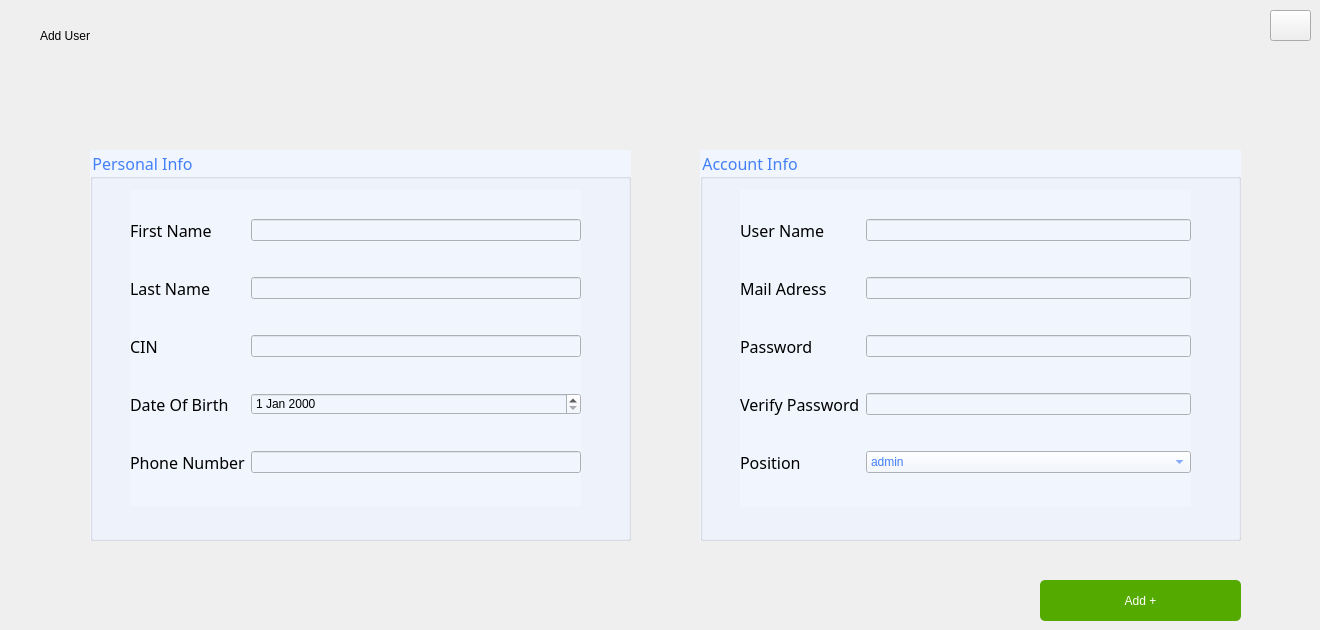
      <widget class="QWidget" name="page_6">
       <widget class="QGroupBox" name="groupBox_6">
        <property name="geometry">
         <rect>
          <x>90</x>
          <y>150</y>
          <width>541</width>
          <height>391</height>
         </rect>
        </property>
        <property name="font">
         <font>
          <family>Italic Outline Art</family>
          <pointsize>12</pointsize>
          <weight>50</weight>
          <italic>false</italic>
          <bold>false</bold>
         </font>
        </property>
        <property name="styleSheet">
         <string notr="true">color:#437FF7;
background-color:#F1F6FE;

font: 12pt &quot;Italic Outline Art&quot; ;</string>
        </property>
        <property name="title">
         <string>Personal Info</string>
        </property>
        <widget class="QWidget" name="gridLayoutWidget_5">
         <property name="geometry">
          <rect>
           <x>40</x>
           <y>40</y>
           <width>451</width>
           <height>316</height>
          </rect>
         </property>
         <layout class="QGridLayout" name="gridLayout_5">
          <item row="4" column="0">
           <widget class="QLabel" name="label_56">
            <property name="font">
             <font>
              <family>Italic Outline Art</family>
              <pointsize>12</pointsize>
              <weight>50</weight>
              <italic>false</italic>
              <bold>false</bold>
             </font>
            </property>
            <property name="styleSheet">
             <string notr="true">color:black;</string>
            </property>
            <property name="text">
             <string>Phone Number</string>
            </property>
           </widget>
          </item>
          <item row="1" column="0">
           <widget class="QLabel" name="label_57">
            <property name="font">
             <font>
              <family>Italic Outline Art</family>
              <pointsize>12</pointsize>
              <weight>50</weight>
              <italic>false</italic>
              <bold>false</bold>
             </font>
            </property>
            <property name="styleSheet">
             <string notr="true">color:black;</string>
            </property>
            <property name="text">
             <string>Last Name</string>
            </property>
           </widget>
          </item>
          <item row="1" column="1">
           <widget class="QLineEdit" name="pren"/>
          </item>
          <item row="3" column="0">
           <widget class="QLabel" name="label_58">
            <property name="font">
             <font>
              <family>Italic Outline Art</family>
              <pointsize>12</pointsize>
              <weight>50</weight>
              <italic>false</italic>
              <bold>false</bold>
             </font>
            </property>
            <property name="styleSheet">
             <string notr="true">color:black;</string>
            </property>
            <property name="text">
             <string>Date Of Birth</string>
            </property>
           </widget>
          </item>
          <item row="2" column="1">
           <widget class="QLineEdit" name="cin">
            <property name="palette">
             <palette>
              <active>
               <colorrole role="WindowText">
                <brush brushstyle="SolidPattern">
                 <color alpha="255">
                  <red>67</red>
                  <green>127</green>
                  <blue>247</blue>
                 </color>
                </brush>
               </colorrole>
               <colorrole role="Button">
                <brush brushstyle="SolidPattern">
                 <color alpha="255">
                  <red>241</red>
                  <green>246</green>
                  <blue>254</blue>
                 </color>
                </brush>
               </colorrole>
               <colorrole role="Text">
                <brush brushstyle="SolidPattern">
                 <color alpha="255">
                  <red>67</red>
                  <green>127</green>
                  <blue>247</blue>
                 </color>
                </brush>
               </colorrole>
               <colorrole role="ButtonText">
                <brush brushstyle="SolidPattern">
                 <color alpha="255">
                  <red>67</red>
                  <green>127</green>
                  <blue>247</blue>
                 </color>
                </brush>
               </colorrole>
               <colorrole role="Base">
                <brush brushstyle="SolidPattern">
                 <color alpha="255">
                  <red>241</red>
                  <green>246</green>
                  <blue>254</blue>
                 </color>
                </brush>
               </colorrole>
               <colorrole role="Window">
                <brush brushstyle="SolidPattern">
                 <color alpha="255">
                  <red>241</red>
                  <green>246</green>
                  <blue>254</blue>
                 </color>
                </brush>
               </colorrole>
               <colorrole role="PlaceholderText">
                <brush brushstyle="NoBrush">
                 <color alpha="128">
                  <red>67</red>
                  <green>127</green>
                  <blue>247</blue>
                 </color>
                </brush>
               </colorrole>
              </active>
              <inactive>
               <colorrole role="WindowText">
                <brush brushstyle="SolidPattern">
                 <color alpha="255">
                  <red>67</red>
                  <green>127</green>
                  <blue>247</blue>
                 </color>
                </brush>
               </colorrole>
               <colorrole role="Button">
                <brush brushstyle="SolidPattern">
                 <color alpha="255">
                  <red>241</red>
                  <green>246</green>
                  <blue>254</blue>
                 </color>
                </brush>
               </colorrole>
               <colorrole role="Text">
                <brush brushstyle="SolidPattern">
                 <color alpha="255">
                  <red>67</red>
                  <green>127</green>
                  <blue>247</blue>
                 </color>
                </brush>
               </colorrole>
               <colorrole role="ButtonText">
                <brush brushstyle="SolidPattern">
                 <color alpha="255">
                  <red>67</red>
                  <green>127</green>
                  <blue>247</blue>
                 </color>
                </brush>
               </colorrole>
               <colorrole role="Base">
                <brush brushstyle="SolidPattern">
                 <color alpha="255">
                  <red>241</red>
                  <green>246</green>
                  <blue>254</blue>
                 </color>
                </brush>
               </colorrole>
               <colorrole role="Window">
                <brush brushstyle="SolidPattern">
                 <color alpha="255">
                  <red>241</red>
                  <green>246</green>
                  <blue>254</blue>
                 </color>
                </brush>
               </colorrole>
               <colorrole role="PlaceholderText">
                <brush brushstyle="NoBrush">
                 <color alpha="128">
                  <red>67</red>
                  <green>127</green>
                  <blue>247</blue>
                 </color>
                </brush>
               </colorrole>
              </inactive>
              <disabled>
               <colorrole role="WindowText">
                <brush brushstyle="SolidPattern">
                 <color alpha="255">
                  <red>67</red>
                  <green>127</green>
                  <blue>247</blue>
                 </color>
                </brush>
               </colorrole>
               <colorrole role="Button">
                <brush brushstyle="SolidPattern">
                 <color alpha="255">
                  <red>241</red>
                  <green>246</green>
                  <blue>254</blue>
                 </color>
                </brush>
               </colorrole>
               <colorrole role="Text">
                <brush brushstyle="SolidPattern">
                 <color alpha="255">
                  <red>67</red>
                  <green>127</green>
                  <blue>247</blue>
                 </color>
                </brush>
               </colorrole>
               <colorrole role="ButtonText">
                <brush brushstyle="SolidPattern">
                 <color alpha="255">
                  <red>67</red>
                  <green>127</green>
                  <blue>247</blue>
                 </color>
                </brush>
               </colorrole>
               <colorrole role="Base">
                <brush brushstyle="SolidPattern">
                 <color alpha="255">
                  <red>241</red>
                  <green>246</green>
                  <blue>254</blue>
                 </color>
                </brush>
               </colorrole>
               <colorrole role="Window">
                <brush brushstyle="SolidPattern">
                 <color alpha="255">
                  <red>241</red>
                  <green>246</green>
                  <blue>254</blue>
                 </color>
                </brush>
               </colorrole>
               <colorrole role="PlaceholderText">
                <brush brushstyle="NoBrush">
                 <color alpha="128">
                  <red>67</red>
                  <green>127</green>
                  <blue>247</blue>
                 </color>
                </brush>
               </colorrole>
              </disabled>
             </palette>
            </property>
            <property name="inputMask">
             <string/>
            </property>
            <property name="text">
             <string/>
            </property>
            <property name="maxLength">
             <number>8</number>
            </property>
           </widget>
          </item>
          <item row="2" column="0">
           <widget class="QLabel" name="label_59">
            <property name="font">
             <font>
              <family>Italic Outline Art</family>
              <pointsize>12</pointsize>
              <weight>50</weight>
              <italic>false</italic>
              <bold>false</bold>
             </font>
            </property>
            <property name="styleSheet">
             <string notr="true">color:black;
</string>
            </property>
            <property name="text">
             <string>CIN</string>
            </property>
           </widget>
          </item>
          <item row="0" column="0">
           <widget class="QLabel" name="label_60">
            <property name="font">
             <font>
              <family>Italic Outline Art</family>
              <pointsize>12</pointsize>
              <weight>50</weight>
              <italic>false</italic>
              <bold>false</bold>
             </font>
            </property>
            <property name="styleSheet">
             <string notr="true">color:black;</string>
            </property>
            <property name="text">
             <string>First Name</string>
            </property>
           </widget>
          </item>
          <item row="0" column="1">
           <widget class="QLineEdit" name="name">
            <property name="palette">
             <palette>
              <active>
               <colorrole role="WindowText">
                <brush brushstyle="SolidPattern">
                 <color alpha="255">
                  <red>67</red>
                  <green>127</green>
                  <blue>247</blue>
                 </color>
                </brush>
               </colorrole>
               <colorrole role="Button">
                <brush brushstyle="SolidPattern">
                 <color alpha="255">
                  <red>241</red>
                  <green>246</green>
                  <blue>254</blue>
                 </color>
                </brush>
               </colorrole>
               <colorrole role="Text">
                <brush brushstyle="SolidPattern">
                 <color alpha="255">
                  <red>67</red>
                  <green>127</green>
                  <blue>247</blue>
                 </color>
                </brush>
               </colorrole>
               <colorrole role="ButtonText">
                <brush brushstyle="SolidPattern">
                 <color alpha="255">
                  <red>67</red>
                  <green>127</green>
                  <blue>247</blue>
                 </color>
                </brush>
               </colorrole>
               <colorrole role="Base">
                <brush brushstyle="SolidPattern">
                 <color alpha="255">
                  <red>241</red>
                  <green>246</green>
                  <blue>254</blue>
                 </color>
                </brush>
               </colorrole>
               <colorrole role="Window">
                <brush brushstyle="SolidPattern">
                 <color alpha="255">
                  <red>241</red>
                  <green>246</green>
                  <blue>254</blue>
                 </color>
                </brush>
               </colorrole>
               <colorrole role="PlaceholderText">
                <brush brushstyle="NoBrush">
                 <color alpha="128">
                  <red>67</red>
                  <green>127</green>
                  <blue>247</blue>
                 </color>
                </brush>
               </colorrole>
              </active>
              <inactive>
               <colorrole role="WindowText">
                <brush brushstyle="SolidPattern">
                 <color alpha="255">
                  <red>67</red>
                  <green>127</green>
                  <blue>247</blue>
                 </color>
                </brush>
               </colorrole>
               <colorrole role="Button">
                <brush brushstyle="SolidPattern">
                 <color alpha="255">
                  <red>241</red>
                  <green>246</green>
                  <blue>254</blue>
                 </color>
                </brush>
               </colorrole>
               <colorrole role="Text">
                <brush brushstyle="SolidPattern">
                 <color alpha="255">
                  <red>67</red>
                  <green>127</green>
                  <blue>247</blue>
                 </color>
                </brush>
               </colorrole>
               <colorrole role="ButtonText">
                <brush brushstyle="SolidPattern">
                 <color alpha="255">
                  <red>67</red>
                  <green>127</green>
                  <blue>247</blue>
                 </color>
                </brush>
               </colorrole>
               <colorrole role="Base">
                <brush brushstyle="SolidPattern">
                 <color alpha="255">
                  <red>241</red>
                  <green>246</green>
                  <blue>254</blue>
                 </color>
                </brush>
               </colorrole>
               <colorrole role="Window">
                <brush brushstyle="SolidPattern">
                 <color alpha="255">
                  <red>241</red>
                  <green>246</green>
                  <blue>254</blue>
                 </color>
                </brush>
               </colorrole>
               <colorrole role="PlaceholderText">
                <brush brushstyle="NoBrush">
                 <color alpha="128">
                  <red>67</red>
                  <green>127</green>
                  <blue>247</blue>
                 </color>
                </brush>
               </colorrole>
              </inactive>
              <disabled>
               <colorrole role="WindowText">
                <brush brushstyle="SolidPattern">
                 <color alpha="255">
                  <red>67</red>
                  <green>127</green>
                  <blue>247</blue>
                 </color>
                </brush>
               </colorrole>
               <colorrole role="Button">
                <brush brushstyle="SolidPattern">
                 <color alpha="255">
                  <red>241</red>
                  <green>246</green>
                  <blue>254</blue>
                 </color>
                </brush>
               </colorrole>
               <colorrole role="Text">
                <brush brushstyle="SolidPattern">
                 <color alpha="255">
                  <red>67</red>
                  <green>127</green>
                  <blue>247</blue>
                 </color>
                </brush>
               </colorrole>
               <colorrole role="ButtonText">
                <brush brushstyle="SolidPattern">
                 <color alpha="255">
                  <red>67</red>
                  <green>127</green>
                  <blue>247</blue>
                 </color>
                </brush>
               </colorrole>
               <colorrole role="Base">
                <brush brushstyle="SolidPattern">
                 <color alpha="255">
                  <red>241</red>
                  <green>246</green>
                  <blue>254</blue>
                 </color>
                </brush>
               </colorrole>
               <colorrole role="Window">
                <brush brushstyle="SolidPattern">
                 <color alpha="255">
                  <red>241</red>
                  <green>246</green>
                  <blue>254</blue>
                 </color>
                </brush>
               </colorrole>
               <colorrole role="PlaceholderText">
                <brush brushstyle="NoBrush">
                 <color alpha="128">
                  <red>67</red>
                  <green>127</green>
                  <blue>247</blue>
                 </color>
                </brush>
               </colorrole>
              </disabled>
             </palette>
            </property>
           </widget>
          </item>
          <item row="3" column="1">
           <widget class="QDateEdit" name="birth">
            <property name="styleSheet">
             <string notr="true">color:black;</string>
            </property>
           </widget>
          </item>
          <item row="4" column="1">
           <widget class="QLineEdit" name="phone"/>
          </item>
         </layout>
        </widget>
       </widget>
       <widget class="QGroupBox" name="groupBox_7">
        <property name="geometry">
         <rect>
          <x>700</x>
          <y>150</y>
          <width>541</width>
          <height>391</height>
         </rect>
        </property>
        <property name="font">
         <font>
          <family>Italic Outline Art</family>
          <pointsize>12</pointsize>
          <weight>50</weight>
          <italic>false</italic>
          <bold>false</bold>
         </font>
        </property>
        <property name="styleSheet">
         <string notr="true">color:#437FF7;
background-color:#F1F6FE;

font: 12pt &quot;Italic Outline Art&quot; ;</string>
        </property>
        <property name="title">
         <string>Account Info</string>
        </property>
        <widget class="QWidget" name="gridLayoutWidget_6">
         <property name="geometry">
          <rect>
           <x>40</x>
           <y>40</y>
           <width>451</width>
           <height>317</height>
          </rect>
         </property>
         <layout class="QGridLayout" name="gridLayout_6">
          <item row="0" column="0">
           <widget class="QLabel" name="label_61">
            <property name="font">
             <font>
              <family>Italic Outline Art</family>
              <pointsize>12</pointsize>
              <weight>50</weight>
              <italic>false</italic>
              <bold>false</bold>
             </font>
            </property>
            <property name="styleSheet">
             <string notr="true">color: black;</string>
            </property>
            <property name="text">
             <string>User Name</string>
            </property>
           </widget>
          </item>
          <item row="3" column="0">
           <widget class="QLabel" name="label_62">
            <property name="font">
             <font>
              <family>Italic Outline Art</family>
              <pointsize>12</pointsize>
              <weight>50</weight>
              <italic>false</italic>
              <bold>false</bold>
             </font>
            </property>
            <property name="styleSheet">
             <string notr="true">color:black;
</string>
            </property>
            <property name="text">
             <string>Verify Password</string>
            </property>
           </widget>
          </item>
          <item row="4" column="0">
           <widget class="QLabel" name="label_63">
            <property name="font">
             <font>
              <family>Italic Outline Art</family>
              <pointsize>12</pointsize>
              <weight>50</weight>
              <italic>false</italic>
              <bold>false</bold>
             </font>
            </property>
            <property name="styleSheet">
             <string notr="true">color: black;</string>
            </property>
            <property name="text">
             <string>Position</string>
            </property>
           </widget>
          </item>
          <item row="2" column="0">
           <widget class="QLabel" name="label_64">
            <property name="font">
             <font>
              <family>Italic Outline Art</family>
              <pointsize>12</pointsize>
              <weight>50</weight>
              <italic>false</italic>
              <bold>false</bold>
             </font>
            </property>
            <property name="styleSheet">
             <string notr="true">color:black;</string>
            </property>
            <property name="text">
             <string>Password</string>
            </property>
           </widget>
          </item>
          <item row="1" column="1">
           <widget class="QLineEdit" name="mail">
            <property name="palette">
             <palette>
              <active>
               <colorrole role="WindowText">
                <brush brushstyle="SolidPattern">
                 <color alpha="255">
                  <red>67</red>
                  <green>127</green>
                  <blue>247</blue>
                 </color>
                </brush>
               </colorrole>
               <colorrole role="Button">
                <brush brushstyle="SolidPattern">
                 <color alpha="255">
                  <red>241</red>
                  <green>246</green>
                  <blue>254</blue>
                 </color>
                </brush>
               </colorrole>
               <colorrole role="Text">
                <brush brushstyle="SolidPattern">
                 <color alpha="255">
                  <red>67</red>
                  <green>127</green>
                  <blue>247</blue>
                 </color>
                </brush>
               </colorrole>
               <colorrole role="ButtonText">
                <brush brushstyle="SolidPattern">
                 <color alpha="255">
                  <red>67</red>
                  <green>127</green>
                  <blue>247</blue>
                 </color>
                </brush>
               </colorrole>
               <colorrole role="Base">
                <brush brushstyle="SolidPattern">
                 <color alpha="255">
                  <red>241</red>
                  <green>246</green>
                  <blue>254</blue>
                 </color>
                </brush>
               </colorrole>
               <colorrole role="Window">
                <brush brushstyle="SolidPattern">
                 <color alpha="255">
                  <red>241</red>
                  <green>246</green>
                  <blue>254</blue>
                 </color>
                </brush>
               </colorrole>
               <colorrole role="PlaceholderText">
                <brush brushstyle="NoBrush">
                 <color alpha="128">
                  <red>67</red>
                  <green>127</green>
                  <blue>247</blue>
                 </color>
                </brush>
               </colorrole>
              </active>
              <inactive>
               <colorrole role="WindowText">
                <brush brushstyle="SolidPattern">
                 <color alpha="255">
                  <red>67</red>
                  <green>127</green>
                  <blue>247</blue>
                 </color>
                </brush>
               </colorrole>
               <colorrole role="Button">
                <brush brushstyle="SolidPattern">
                 <color alpha="255">
                  <red>241</red>
                  <green>246</green>
                  <blue>254</blue>
                 </color>
                </brush>
               </colorrole>
               <colorrole role="Text">
                <brush brushstyle="SolidPattern">
                 <color alpha="255">
                  <red>67</red>
                  <green>127</green>
                  <blue>247</blue>
                 </color>
                </brush>
               </colorrole>
               <colorrole role="ButtonText">
                <brush brushstyle="SolidPattern">
                 <color alpha="255">
                  <red>67</red>
                  <green>127</green>
                  <blue>247</blue>
                 </color>
                </brush>
               </colorrole>
               <colorrole role="Base">
                <brush brushstyle="SolidPattern">
                 <color alpha="255">
                  <red>241</red>
                  <green>246</green>
                  <blue>254</blue>
                 </color>
                </brush>
               </colorrole>
               <colorrole role="Window">
                <brush brushstyle="SolidPattern">
                 <color alpha="255">
                  <red>241</red>
                  <green>246</green>
                  <blue>254</blue>
                 </color>
                </brush>
               </colorrole>
               <colorrole role="PlaceholderText">
                <brush brushstyle="NoBrush">
                 <color alpha="128">
                  <red>67</red>
                  <green>127</green>
                  <blue>247</blue>
                 </color>
                </brush>
               </colorrole>
              </inactive>
              <disabled>
               <colorrole role="WindowText">
                <brush brushstyle="SolidPattern">
                 <color alpha="255">
                  <red>67</red>
                  <green>127</green>
                  <blue>247</blue>
                 </color>
                </brush>
               </colorrole>
               <colorrole role="Button">
                <brush brushstyle="SolidPattern">
                 <color alpha="255">
                  <red>241</red>
                  <green>246</green>
                  <blue>254</blue>
                 </color>
                </brush>
               </colorrole>
               <colorrole role="Text">
                <brush brushstyle="SolidPattern">
                 <color alpha="255">
                  <red>67</red>
                  <green>127</green>
                  <blue>247</blue>
                 </color>
                </brush>
               </colorrole>
               <colorrole role="ButtonText">
                <brush brushstyle="SolidPattern">
                 <color alpha="255">
                  <red>67</red>
                  <green>127</green>
                  <blue>247</blue>
                 </color>
                </brush>
               </colorrole>
               <colorrole role="Base">
                <brush brushstyle="SolidPattern">
                 <color alpha="255">
                  <red>241</red>
                  <green>246</green>
                  <blue>254</blue>
                 </color>
                </brush>
               </colorrole>
               <colorrole role="Window">
                <brush brushstyle="SolidPattern">
                 <color alpha="255">
                  <red>241</red>
                  <green>246</green>
                  <blue>254</blue>
                 </color>
                </brush>
               </colorrole>
               <colorrole role="PlaceholderText">
                <brush brushstyle="NoBrush">
                 <color alpha="128">
                  <red>67</red>
                  <green>127</green>
                  <blue>247</blue>
                 </color>
                </brush>
               </colorrole>
              </disabled>
             </palette>
            </property>
           </widget>
          </item>
          <item row="0" column="1">
           <widget class="QLineEdit" name="user"/>
          </item>
          <item row="1" column="0">
           <widget class="QLabel" name="label_65">
            <property name="font">
             <font>
              <family>Italic Outline Art</family>
              <pointsize>12</pointsize>
              <weight>50</weight>
              <italic>false</italic>
              <bold>false</bold>
             </font>
            </property>
            <property name="styleSheet">
             <string notr="true">color:black;</string>
            </property>
            <property name="text">
             <string>Mail Adress</string>
            </property>
           </widget>
          </item>
          <item row="2" column="1">
           <widget class="QLineEdit" name="mot"/>
          </item>
          <item row="3" column="1">
           <widget class="QLineEdit" name="motv"/>
          </item>
          <item row="4" column="1">
           <widget class="QComboBox" name="pos">
            <item>
             <property name="text">
              <string>admin</string>
             </property>
            </item>
            <item>
             <property name="text">
              <string>agent</string>
             </property>
            </item>
            <item>
             <property name="text">
              <string>HR</string>
             </property>
            </item>
           </widget>
          </item>
         </layout>
        </widget>
       </widget>
       <widget class="QLabel" name="label_68">
        <property name="geometry">
         <rect>
          <x>40</x>
          <y>10</y>
          <width>191</width>
          <height>51</height>
         </rect>
        </property>
        <property name="styleSheet">
         <string notr="true">font: 15pt &quot;Poppins&quot;;</string>
        </property>
        <property name="text">
         <string>Add User</string>
        </property>
       </widget>
       <widget class="QPushButton" name="add_2">
        <property name="geometry">
         <rect>
          <x>1040</x>
          <y>580</y>
          <width>201</width>
          <height>41</height>
         </rect>
        </property>
        <property name="font">
         <font>
          <family>MS Shell Dlg 2</family>
          <pointsize>9</pointsize>
          <weight>50</weight>
          <italic>false</italic>
          <bold>false</bold>
         </font>
        </property>
        <property name="styleSheet">
         <string notr="true">background-color: rgb(85, 170, 0);
font: 9pt &quot;MS Shell Dlg 2&quot;;
color: rgb(255, 255, 255);
border-radius: 5px;</string>
        </property>
        <property name="text">
         <string>Add +</string>
        </property>
       </widget>
       <widget class="QPushButton" name="back_2">
        <property name="geometry">
         <rect>
          <x>1270</x>
          <y>10</y>
          <width>41</width>
          <height>31</height>
         </rect>
        </property>
        <property name="text">
         <string/>
        </property>
        <property name="icon">
         <iconset resource="assets.qrc">
          <normaloff>:/img/img/back.png</normaloff>:/img/img/back.png</iconset>
        </property>
        <property name="iconSize">
         <size>
          <width>33</width>
          <height>33</height>
         </size>
        </property>
       </widget>
      </widget>
